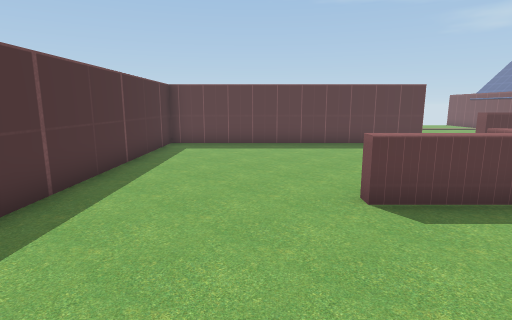
[1] (above)

16 first-person views from a walk through a Unity game level. The camera is 1.5 m above the floor, tilts 10° down and sees 80° across. The floor is counted in squares, 1 m on a side. Each view is taken from the middle of a square. On the plan, view 1 faces up. The plan holds only what a view shows up to about 15 squares ahead; the rest is blank. The place goes on beyond the plan.

[2]
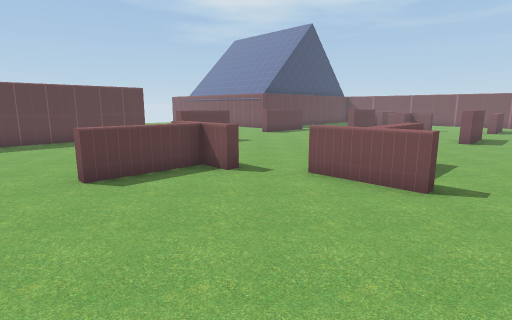

[3]
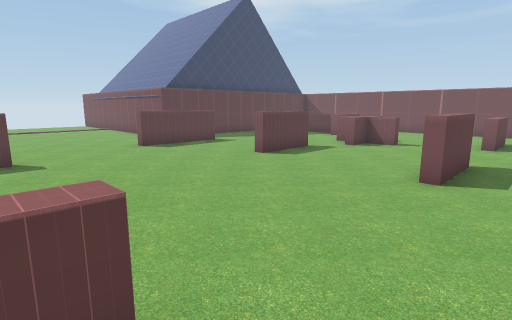

[4]
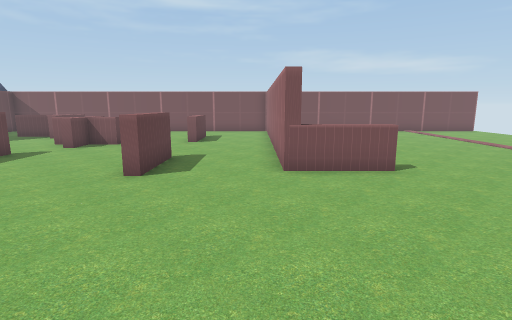

[5]
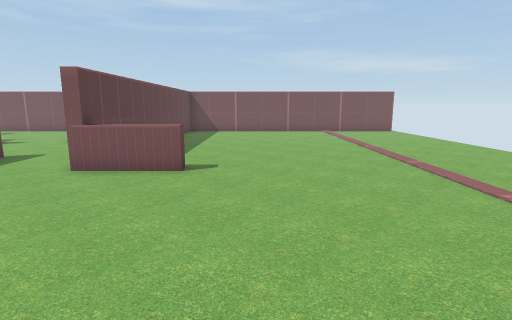

[6]
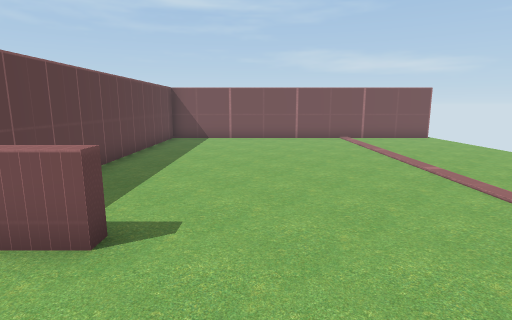

[7]
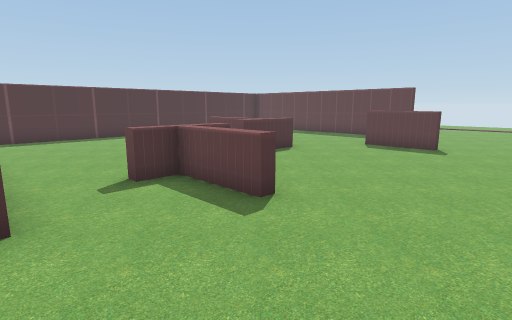

[8]
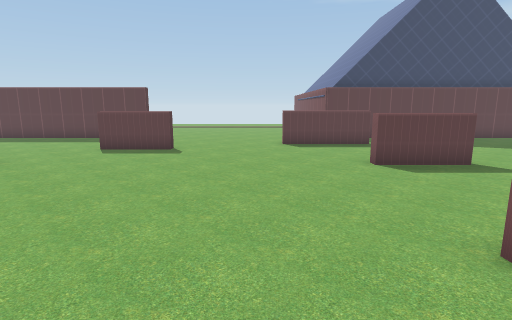

[9]
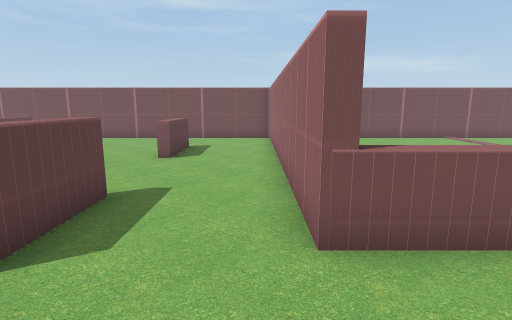

[10]
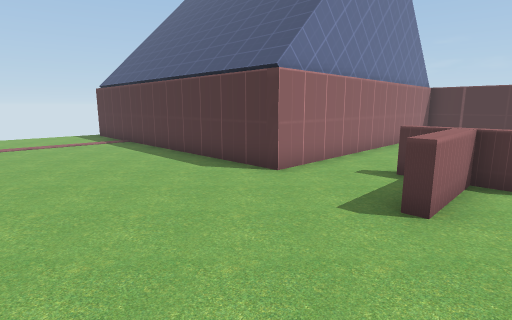

[11]
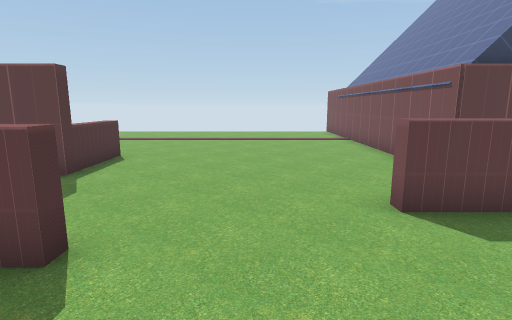

[12]
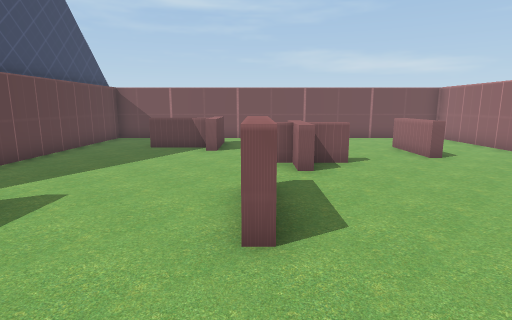

[13]
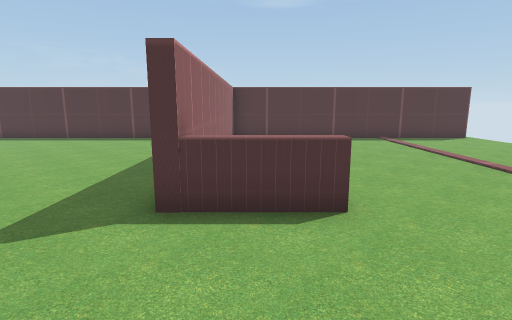

[14]
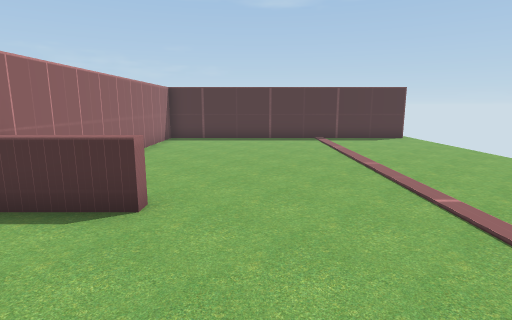

[15]
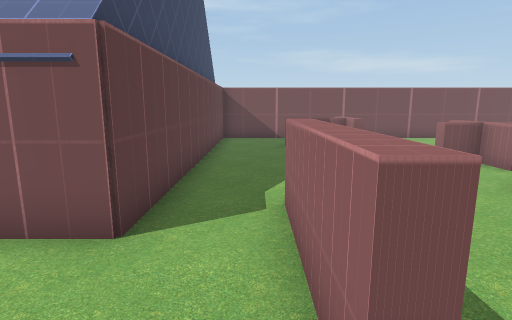

[16]
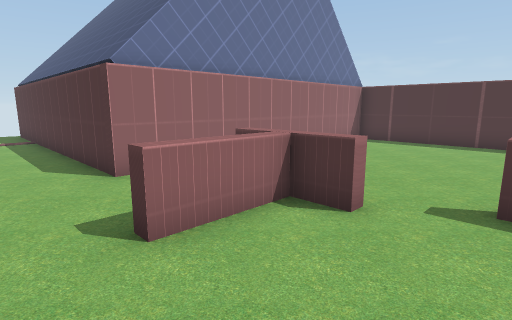

### Floor plan
Points are (right, up) in squares from view 1. A wall is a line through its corners. A room is listed if a view was taken in it or the views show most of it. See-through windows are left out.
Room 1 (views 1, 2, 3, 4, 5, 6, 7, 8, 9, 10, 11, 12, 13, 14, 15, 16)
walls: (8.6, 0.9) (8.6, 0.5) (6.1, 0.5) (6.1, -0.5) (5.7, -0.5) (5.7, 2) (6.1, 2) (6.1, 0.9) (8.6, 0.9); (17, 0.5) (14.5, 0.5) (14.5, 1); (17.6, 5.8) (15, 5.8) (15, 6.2); (9, 9.1) (9, 8.7) (6.5, 8.7) (6.5, 9.1); (4.6, 5.1) (4.6, 6.1); (4.9, 6) (4.9, 3.5) (4.6, 3.5) (4.6, 4.5) (1.7, 4.5) (1.7, 5); (20.5, 3.5) (20.1, 3.5) (20.1, 4.5) (19, 4.5) (19, 5) (20.1, 5) (20.1, 6) (20.5, 6); (16.6, 10.2) (13.1, 10.2) (13.1, 10.6) (16.6, 10.6); (15.5, -5.3) (15, -5.3) (15, -2.7) (26.6, -2.7) (26.6, 12.6) (15.3, 12.6) (15.3, 20.5); (23.4, 0.5) (20.9, 0.5) (20.9, 0.9) (23.4, 0.9); (6.4, 15.3) (6.8, 15.3) (6.8, 12.6) (-3.5, 12.6) (-3.5, -2.7) (7.6, -2.7) (7.6, -14.8); (24.9, 7.3) (22.3, 7.3) (22.3, 7.7) (23.2, 7.7) (23.2, 10); (-3.5, 20.5) (-3.5, 12.9) (6.9, 12.9); (26.6, -15.4) (26.6, -3) (15, -3)
ways out: gap at (27, -15)

Where each view was taken, in squares from view 1:
view 1: 0 up, 0 right, facing up
view 2: 2 down, 0 right, facing up-right
view 3: 1 down, 8 right, facing up-right
view 4: 2 down, 8 right, facing right
view 5: 7 down, 8 right, facing right
view 6: 7 down, 12 right, facing right
view 7: 3 down, 12 right, facing up-left
view 8: 2 down, 12 right, facing up
view 9: 2 down, 12 right, facing right
view 10: 2 up, 13 right, facing down-left
view 11: 6 up, 11 right, facing up
view 12: 6 up, 12 right, facing right
view 13: 14 up, 11 right, facing left
view 14: 17 up, 11 right, facing left
view 15: 11 up, 12 right, facing right
view 16: 4 up, 10 right, facing down-left
